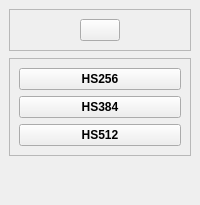
     <widget class="QWidget" name="widget_2" native="true">
      <layout class="QVBoxLayout" name="verticalLayout_4">
       <property name="leftMargin">
        <number>0</number>
       </property>
       <property name="topMargin">
        <number>0</number>
       </property>
       <property name="rightMargin">
        <number>0</number>
       </property>
       <property name="bottomMargin">
        <number>0</number>
       </property>
       <item>
        <widget class="QWidget" name="widget_3" native="true">
         <layout class="QVBoxLayout" name="verticalLayout_6">
          <property name="spacing">
           <number>7</number>
          </property>
          <item alignment="Qt::AlignTop">
           <widget class="QFrame" name="frame_3">
            <property name="frameShape">
             <enum>QFrame::StyledPanel</enum>
            </property>
            <property name="frameShadow">
             <enum>QFrame::Raised</enum>
            </property>
            <layout class="QHBoxLayout" name="horizontalLayout_3">
             <item alignment="Qt::AlignHCenter">
              <widget class="QPushButton" name="CloseMenuBtn">
               <property name="toolTip">
                <string>CloseMenu</string>
               </property>
               <property name="styleSheet">
                <string notr="true"/>
               </property>
               <property name="text">
                <string/>
               </property>
               <property name="icon">
                <iconset>
                 <normaloff>../JWT icons/X icon.png</normaloff>../JWT icons/X icon.png</iconset>
               </property>
               <property name="iconSize">
                <size>
                 <width>32</width>
                 <height>32</height>
                </size>
               </property>
              </widget>
             </item>
            </layout>
           </widget>
          </item>
          <item>
           <widget class="QFrame" name="frame_4">
            <property name="styleSheet">
             <string notr="true">QPushButton:pressed{
	color: rgb(0, 0, 0);
	background-color: rgb(255, 255, 255);
}</string>
            </property>
            <property name="frameShape">
             <enum>QFrame::StyledPanel</enum>
            </property>
            <property name="frameShadow">
             <enum>QFrame::Raised</enum>
            </property>
            <layout class="QVBoxLayout" name="verticalLayout_7">
             <item>
              <widget class="QPushButton" name="HS256Btn">
               <property name="font">
                <font>
                 <bold>true</bold>
                </font>
               </property>
               <property name="styleSheet">
                <string notr="true">gridline-color: rgb(255, 255, 255);</string>
               </property>
               <property name="text">
                <string>HS256</string>
               </property>
              </widget>
             </item>
             <item>
              <widget class="QPushButton" name="HS384Btn">
               <property name="font">
                <font>
                 <bold>true</bold>
                </font>
               </property>
               <property name="text">
                <string>HS384</string>
               </property>
              </widget>
             </item>
             <item>
              <widget class="QPushButton" name="HS512Btn">
               <property name="font">
                <font>
                 <bold>true</bold>
                </font>
               </property>
               <property name="styleSheet">
                <string notr="true">border-color: rgb(255, 255, 255);</string>
               </property>
               <property name="text">
                <string>HS512</string>
               </property>
              </widget>
             </item>
            </layout>
           </widget>
          </item>
          <item>
           <spacer name="verticalSpacer_2">
            <property name="orientation">
             <enum>Qt::Vertical</enum>
            </property>
            <property name="sizeHint" stdset="0">
             <size>
              <width>20</width>
              <height>40</height>
             </size>
            </property>
           </spacer>
          </item>
         </layout>
        </widget>
       </item>
      </layout>
     </widget>
